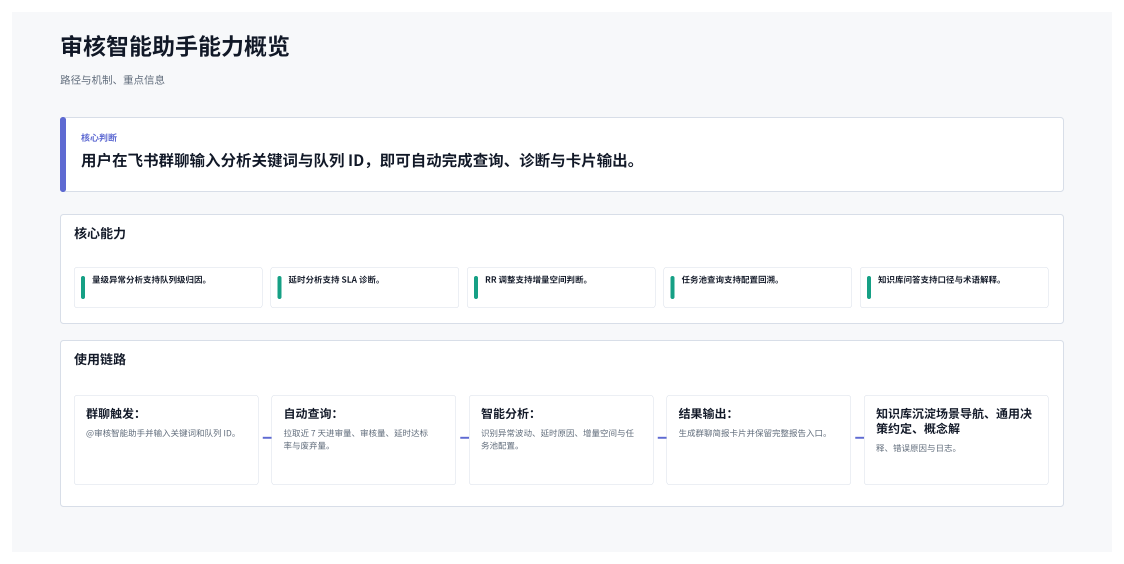
#> input picture skills/structured-feishu-whiteboard/examples/evals/v44-badcases/audit-assistant-capability/whiteboard.png, 4496 x 2256 px (shown at 1/4 size)
$ python check-v44-preview.py ../examples/evals/v44-badcases/audit-assistant-capability/whiteboard.png
#> lines starting #> are read from the running program, lines starting #| are printed output that depends on the picture
#!/usr/bin/env python3
import sys
from pathlib import Path

from PIL import Image


def fail(message: str) -> None:
    print(message, file=sys.stderr)
    raise SystemExit(1)


if len(sys.argv) < 2:
    fail("usage: python3 scripts/check-v44-preview.py preview.png [preview.png ...]")

for raw_path in sys.argv[1:]:
    path = Path(raw_path)
    if not path.exists() or path.stat().st_size == 0:
        fail(f"missing or empty preview: {path}")
    with Image.open(path) as source:
#> source is the input picture: PIL image 4496x2256 RGBA; mean R, G, B, A 246.9, 247.6, 248.8, 255
        image = source.convert("RGB")
        if image.width < 500 or image.height < 300:
            fail(f"preview is too small: {path} ({image.width}x{image.height})")
        image.thumbnail((900, 900))
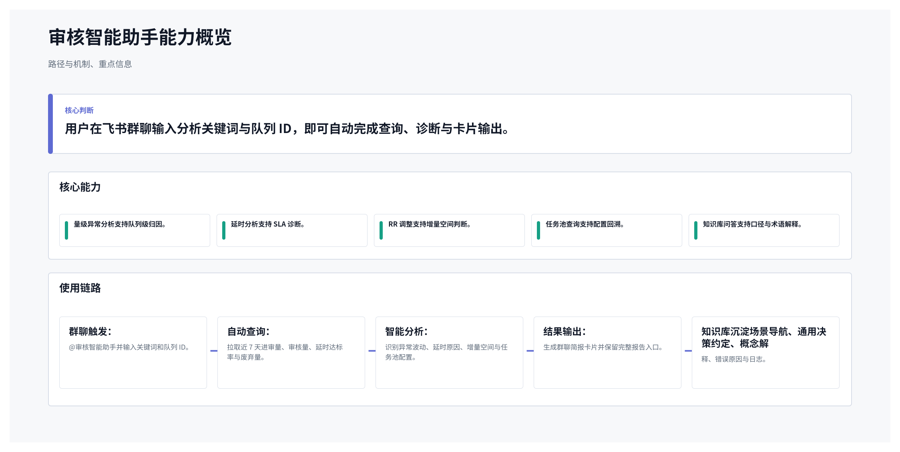
#> image: PIL image 900x452 RGB; mean R, G, B 246.8, 247.5, 248.8
        pixels = list(image.getdata())
#> pixels = 406800 items
    total = max(1, len(pixels))
#> total = 406800
    near_black = sum(1 for r, g, b in pixels if r < 24 and g < 24 and b < 24) / total
#> near_black = 0.000135
    non_background = sum(1 for r, g, b in pixels if min(r, g, b) < 238) / total
#> non_background = 0.0534
    if near_black > 0.08:
        fail(f"preview contains an abnormal near-black area: {path} ({near_black:.2%})")
    if non_background < 0.01:
        fail(f"preview appears blank: {path} ({non_background:.2%} non-background pixels)")
    print(f"ok: {path} black={near_black:.2%} content={non_background:.2%}")
#| ok: ../examples/evals/v44-badcases/audit-assistant-capability/whiteboard.png black=0.01% content=5.34%
